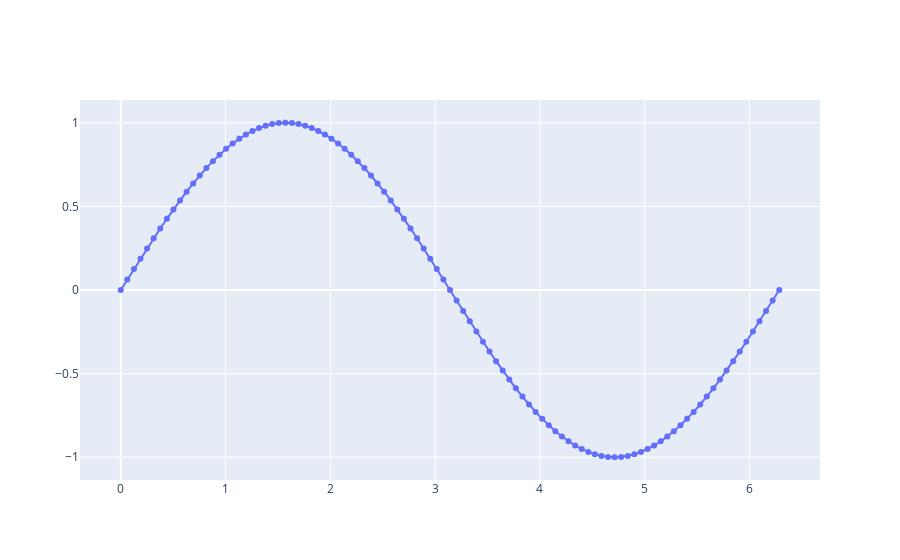

This figure's notebook cell:
### Markdown cell above
## Plot

### Code cell
# plot with plotly
import plotly.graph_objects as go
fig = go.Figure()
ts.plot(fig, mode='lines+markers')
fig.show()
